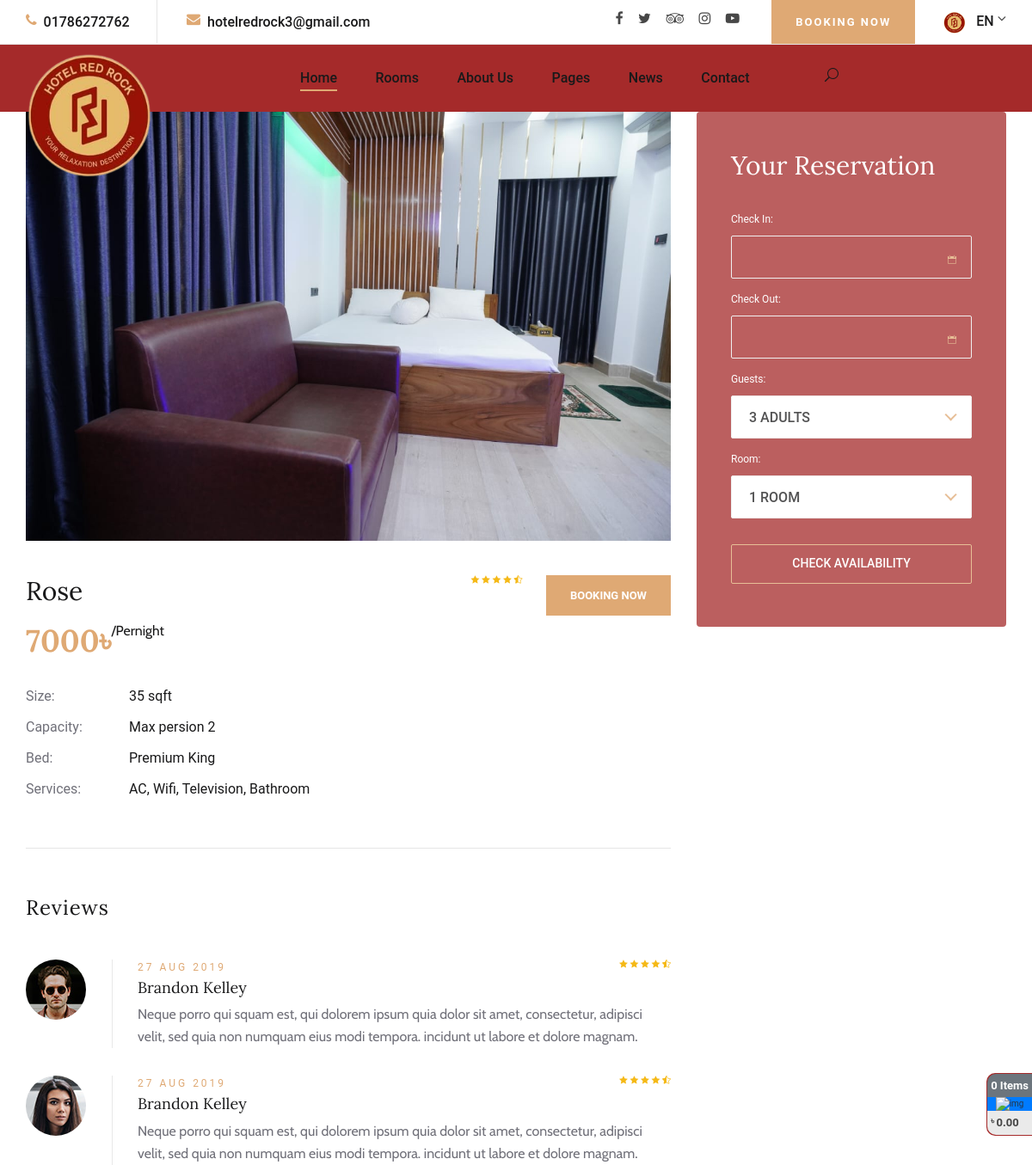
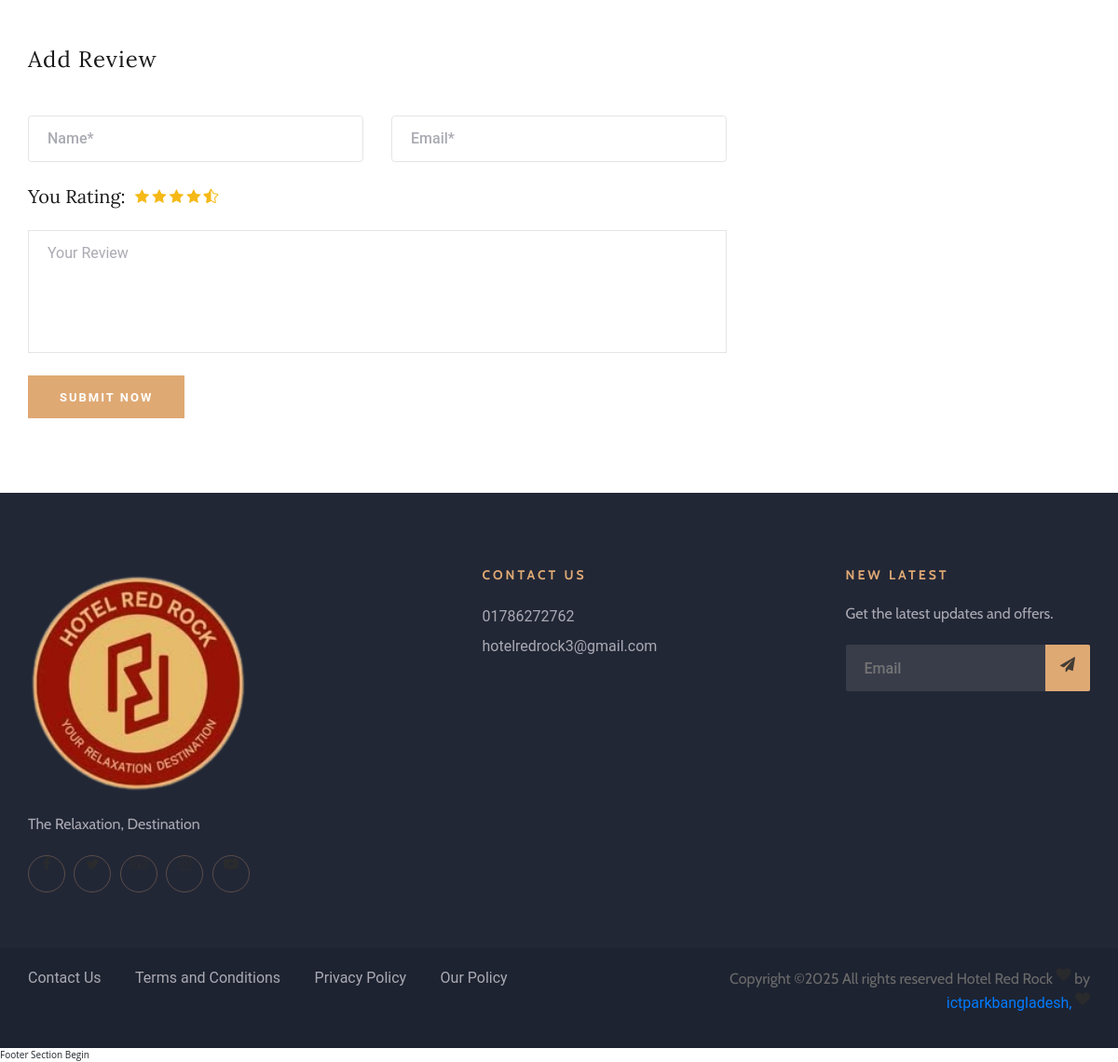
The app's page /rooms/room_details/4/ with its own data (2 pictures, top to bottom).
### rooms/models.py (models this page shows, shortened)
class Room(models.Model):
    serial=models.IntegerField(default=0)
    name=models.CharField(max_length=100,unique=True)
    name_eng=models.CharField(max_length=100,unique=True)
    room_no=models.CharField(max_length=100,unique=True)
    room_type=models.ForeignKey(RoomType,blank=True,null=True,on_delete=models.SET_NULL)
    bed_type=models.ForeignKey(BedType,blank=True,null=True,on_delete=models.SET_NULL)
    status=models.CharField(max_length=100,blank=True,null=True)
    price=models.CharField(max_length=10,blank=True,null=True)
    person_occupancy=models.CharField(max_length=10,blank=True,null=True)
    number_of_beds=models.CharField(max_length=10,blank=True,null=True)
    size=models.CharField(max_length=10,blank=True,null=True)
    services=models.CharField(max_length=500,blank=True,null=True)
    description=RichTextField(blank=True,null=True)
    comment=models.ManyToManyField(Comment,blank=True,null=True)
    main_image=models.FileField(upload_to='media/room_images',blank=True,null=True,)
    second_image=models.FileField(upload_to='media/room_images',blank=True,null=True,)
    is_available=models.BooleanField(default=False)
    class Meta:
        ordering = ['serial']

class RoomType(models.Model):
    serial=models.IntegerField(default=0)
    name=models.CharField(max_length=100,unique=True)
    name_eng=models.CharField(max_length=100,unique=True)
    description=RichTextField(blank=True,null=True)
    occupancy=models.CharField(max_length=100,blank=True,null=True)

### rhms/models.py (models this page shows, shortened)
class HotelDetails(models.Model):
    serial=models.IntegerField(default=10)
    title=models.CharField(max_length=100,unique=True)
    title_en=models.CharField(max_length=100,unique=True)
    slogan=models.CharField(max_length=100,unique=True)
    slogan_en=models.CharField(max_length=100,unique=True)
    license_no=models.CharField(max_length=25,unique=True)
    upazilla=models.ForeignKey(Upazilla, on_delete=models.CASCADE,blank=True,null=True)
    district=models.ForeignKey(District, on_delete=models.CASCADE,blank=True,null=True)
    logo=models.FileField(upload_to='media/logo',blank=True,null=True,)
    logo_en=models.FileField(upload_to='media/logo',blank=True,null=True,)
    logo_opacity=models.FileField(upload_to='media/logo',blank=True,null=True,)
    logo_opacity_en=models.FileField(upload_to='media/logo',blank=True,null=True,)
    monogram=models.FileField(upload_to='media/logo',blank=True,null=True)
    monogram_en=models.FileField(upload_to='media/logo',blank=True,null=True)
    link=models.URLField(max_length=200, blank=True, null=True)
    class Meta:
        ordering = ['title_en']
        verbose_name="প্রতিষ্ঠানের বিবরণ"
        verbose_name_plural="প্রতিষ্ঠানের বিবরণ"

### rooms/views.py (the view, shortened to what this page needs)
# urls.py: path('room_details/<int:id>/', views.RoomDetails.as_view(),name="room_details"),
class RoomDetails(View):
    template_name = 'rooms/room_details.html'
    def get(self, request, *args, **kwargs):
        rooms=Room.objects.filter(id=int(kwargs['id'])).first()
        staffs=Staff.objects.all().order_by("serial")
        guests=Guest.objects.all().order_by("-id")
        context={}
        context['room']=rooms
        context['staffs']=staffs
        context['guests']=guests
        return render(request, self.template_name,context)

### templates/rooms/room_details.html (shortened to what this page needs)
{% extends 'basepage/basepage.html' %}
{% load static  %}
    {% block content %}
    <section class="room-details-section spad">
        <div class="container">
            <div class="row">
                <div class="col-lg-8">
                    <div class="room-details-item">
                        <img src="{{ room.main_image.url }}" alt="">
                        <div class="rd-text">
                            <div class="rd-title">
                                <h3>{{ room.name_eng }}</h3>
                                <div class="rdt-right">
                                    <div class="rating">
                                        <i class="icon_star"></i>
                                        <i class="icon_star"></i>
                                        <i class="icon_star"></i>
                                        <i class="icon_star"></i>
                                        <i class="icon_star-half_alt"></i>
                                    </div>
                                    <a href="#">Booking Now</a>
                                </div>
                            </div>
                            <h2>{{ room.price }}&#x09F3;<span>/Pernight</span></h2>
                            <table>
                                <tbody>
                                    <tr>
                                        <td class="r-o">Size:</td>
                                        <td>{{ room.size }} sqft</td>
                                    </tr>
                                    <tr>
                                        <td class="r-o">Capacity:</td>
                                        <td>Max persion {{ room.person_occupancy  }}</td>
                                    </tr>
                                    <tr>
                                        <td class="r-o">Bed:</td>
                                        <td>{{ room.room_type.name_eng }}</td>
                                    </tr>
                                    <tr>
                                        <td class="r-o">Services:</td>
                                        <td>{{ room.services }}</td>
                                    </tr>
                                </tbody>
                            </table>
                        </div>
                    </div>
                    <div class="rd-reviews">
                        <h4>Reviews</h4>
                        <div class="review-item">
                            <div class="ri-pic">
                                <img src="{% static 'img/room/avatar/avatar-1.jpg' %}" alt="">
                            </div>
                            <div class="ri-text">
                                <span>27 Aug 2019</span>
                                <div class="rating">
                                    <i class="icon_star"></i>
                                    <i class="icon_star"></i>
                                    <i class="icon_star"></i>
                                    <i class="icon_star"></i>
                                    <i class="icon_star-half_alt"></i>
                                </div>
                                <h5>Brandon Kelley</h5>
                                <p>Neque porro qui squam est, qui dolorem ipsum quia dolor sit amet, consectetur,
                                    adipisci velit, sed quia non numquam eius modi tempora. incidunt ut labore et dolore
                                    magnam.</p>
                            </div>
                        </div>
                        <div class="review-item">
                            <div class="ri-pic">
                                <img src="{% static 'img/room/avatar/avatar-2.jpg' %}" alt="">
                            </div>
                            <div class="ri-text">
                                <span>27 Aug 2019</span>
                                <div class="rating">
                                    <i class="icon_star"></i>
                                    <i class="icon_star"></i>
                                    <i class="icon_star"></i>
                                    <i class="icon_star"></i>
                                    <i class="icon_star-half_alt"></i>
                                </div>
                                <h5>Brandon Kelley</h5>
                                <p>Neque porro qui squam est, qui dolorem ipsum quia dolor sit amet, consectetur,
                                    adipisci velit, sed quia non numquam eius modi tempora. incidunt ut labore et dolore
                                    magnam.</p>
                            </div>
                        </div>
                    </div>
                    <div class="review-add">
                        <h4>Add Review</h4>
                        <form action="#" class="ra-form">
                            <div class="row">
                                <div class="col-lg-6">
                                    <input type="text" placeholder="Name*">
                                </div>
                                <div class="col-lg-6">
                                    <input type="text" placeholder="Email*">
                                </div>
                                <div class="col-lg-12">
                                    <div>
                                        <h5>You Rating:</h5>
                                        <div class="rating">
                                            <i class="icon_star"></i>
                                            <i class="icon_star"></i>
                                            <i class="icon_star"></i>
                                            <i class="icon_star"></i>
                                            <i class="icon_star-half_alt"></i>
                                        </div>
                                    </div>
                                    <textarea placeholder="Your Review"></textarea>
                                    <button type="submit">Submit Now</button>
                                </div>
                            </div>
                        </form>
                    </div>
                </div>
                <div class="col-lg-4">
                    <div class="booking-form">
                        <h3>Your Reservation</h3>
                        <form action="#">
                            <div class="check-date">
                                <label for="date-in">Check In:</label>
                                <input type="text" class="date-input" id="date-in">
                                <i class="icon_calendar"></i>
                            </div>
                            <div class="check-date">
                                <label for="date-out">Check Out:</label>
                                <input type="text" class="date-input" id="date-out">
                                <i class="icon_calendar"></i>
                            </div>
                            <div class="select-option">
                                <label for="guest">Guests:</label>
                            </div>
                            <div class="select-option">
                                <label for="room">Room:</label>
                            </div>
                            <button type="submit">Check Availability</button>
                        </form>
                    </div>
                </div>
            </div>
        </div>
    </section>
    {% endblock content %}

### templates/basepage/basepage.html (shortened to what this page needs)
<!DOCTYPE html>
<html lang="zxx">
{% load static  %}
<head>
    <link rel="stylesheet" href="{% static 'css/ecom/index.css' %}" type="text/css">
    <link rel="stylesheet" href="{% static 'css/ecom/index2.css' %}" type="text/css">
    <link rel="stylesheet" href="{% static 'css/ecom/main.3ffe20f2.css' %}" type="text/css">
    <link rel="stylesheet" href="{% static 'css/ecom/monami.css' %}" type="text/css">
    <link rel="stylesheet" href="{% static 'css/bootstrap.min.css' %}" type="text/css">
    <link rel="stylesheet" href="{% static 'css/font-awesome.min.css' %}" type="text/css">
    <link rel="stylesheet" href="{% static 'css/elegant-icons.css' %}" type="text/css">
    <link rel="stylesheet" href="{% static 'css/flaticon.css' %}" type="text/css">
    <link rel="stylesheet" href="{% static 'css/owl.carousel.min.css' %}" type="text/css">
    <link rel="stylesheet" href="{% static 'css/nice-select.css' %}" type="text/css">
    <link rel="stylesheet" href="{% static 'css/jquery-ui.min.css' %}" type="text/css">
    <link rel="stylesheet" href="{% static 'css/magnific-popup.css' %}" type="text/css">
    <link rel="stylesheet" href="{% static 'css/slicknav.min.css' %}" type="text/css">
    <link rel="stylesheet" href="{% static 'css/style.css' %}" type="text/css">
</head>
<body>
{% include 'components/navbarfront.html' %}
{% block content %}
{% endblock content %}
    <footer class="footer-section">
        <div class="container">
            <div class="footer-text">
                <div class="row">
                    <div class="col-lg-4">
                        <div class="ft-about">
                            <div class="logo">
                                <a href="#">
                                    <img src="{{ LOGO.url }}" alt="">
                                </a>
                            </div>
                            <p>{{ SLOGAN_ENG}}<br /> </p>
                            <div class="fa-social">
                                <a href="https://www.facebook.com/p/Hotel-Red-Rock-Joypurhat-61554155192749/" target="_blank"><i class="fa fa-facebook"></i></a>
                                <a href="https://www.facebook.com/p/Hotel-Red-Rock-Joypurhat-61554155192749/" target="_blank" ><i class="fa fa-twitter"></i></a>
                                <a href="https://www.facebook.com/p/Hotel-Red-Rock-Joypurhat-61554155192749/" target="_blank"><i class="fa fa-tripadvisor"></i></a>
                                <a href="https://www.facebook.com/p/Hotel-Red-Rock-Joypurhat-61554155192749/" target="_blank"><i class="fa fa-instagram"></i></a>
                                <a href="https://www.facebook.com/watch/?v=929621535616302" target="_blank"><i class="fa fa-youtube-play"></i></a>
                            </div>
                        </div>
                    </div>
                    <div class="col-lg-3 offset-lg-1">
                        <div class="ft-contact">
                            <h6>Contact Us</h6>
                            <ul>
                                <li>01786272762</li>
                                <li>hotelredrock3@gmail.com</li>
                            </ul>
                        </div>
                    </div>
                    <div class="col-lg-3 offset-lg-1">
                        <div class="ft-newslatter">
                            <h6>New latest</h6>
                            <p>Get the latest updates and offers.</p>
                            <form action="#" class="fn-form">
                                <input type="text" placeholder="Email">
                                <button type="submit"><i class="fa fa-send"></i></button>
                            </form>
                        </div>
                    </div>
                </div>
            </div>
        </div>
        <div class="copyright-option">
            <div class="container">
                <div class="row">
                    <div class="col-lg-7">
                        <ul>
                            <li><a href="#">Contact Us</a></li>
                            <li><a href="#">Terms and Conditions</a></li>
                            <li><a href="#">Privacy Policy</a></li>
                            <li><a href="#">Our Policy</a></li>
                        </ul>
                    </div>
                    <div class="col-lg-5">
                        <div class="co-text"><p>
  Copyright &copy;<script>document.write(new Date().getFullYear());</script> All rights reserved {{ SITE_NAME_ENG }} <i class="fa fa-heart" aria-hidden="true"></i> by <a href="https://ictparkbd.com" target="_blank">ictparkbangladesh,</a>
  <i class="fa fa-heart" aria-hidden="true"></i></p></div>
                    </div>
                </div>
            </div>
        </div>
    </footer>
<div id="minicart" onclick="showShopingCart(this.id)" class="cart_box_container cart_info"><div class="cart-box"><div class="cart-items text-center text-white"><span class="cart-count" style="color: white;">0</span><span style="color: white;">&nbsp;Items</span></div><div class="cart-bag text-center"><img src="/Contents/assets/image/cartLogo.png" alt="img"></div><div class="cart-amount"><span>৳ </span><span class="cart-amount-span">0.00</span></div></div></div>
 Footer Section Begin
</body>
</html>

### records on screen
Room: main_image (picture), name_eng "Rose", price "7000", size "35", person_occupancy "2", room_type.name_eng "Premium King", services "AC, Wifi, Television, Bathroom"
HotelDetails: slogan_en "The Relaxation, Destination", title_en "Hotel Red Rock"
